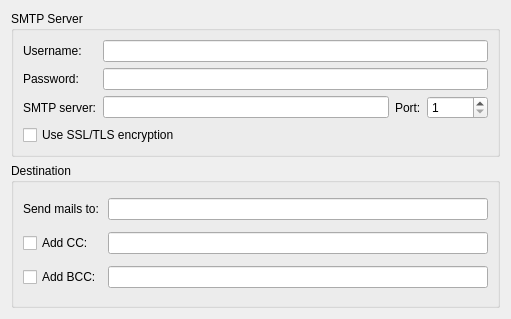
<ui version="4.0" >
 <class>EMailConfigWidget</class>
 <widget class="QWidget" name="EMailConfigWidget" >
  <property name="geometry" >
   <rect>
    <x>0</x>
    <y>0</y>
    <width>511</width>
    <height>319</height>
   </rect>
  </property>
  <property name="windowTitle" >
   <string>EMail Settings</string>
  </property>
  <layout class="QVBoxLayout" name="verticalLayout" >
   <item>
    <widget class="QGroupBox" name="groupBox" >
     <property name="title" >
      <string>SMTP Server</string>
     </property>
     <layout class="QGridLayout" name="gridLayout" >
      <item row="0" column="0" >
       <widget class="QLabel" name="label" >
        <property name="text" >
         <string>Username:</string>
        </property>
       </widget>
      </item>
      <item row="0" column="1" >
       <widget class="QLineEdit" name="username" />
      </item>
      <item row="1" column="0" >
       <widget class="QLabel" name="label_2" >
        <property name="text" >
         <string>Password:</string>
        </property>
       </widget>
      </item>
      <item row="1" column="1" >
       <widget class="QLineEdit" name="password" >
        <property name="echoMode" >
         <enum>QLineEdit::Password</enum>
        </property>
       </widget>
      </item>
      <item row="2" column="0" >
       <widget class="QLabel" name="label_3" >
        <property name="text" >
         <string>SMTP server:</string>
        </property>
       </widget>
      </item>
      <item row="2" column="1" >
       <layout class="QHBoxLayout" name="horizontalLayout" >
        <item>
         <widget class="QLineEdit" name="server" />
        </item>
        <item>
         <widget class="QLabel" name="label_4" >
          <property name="text" >
           <string>Port:</string>
          </property>
         </widget>
        </item>
        <item>
         <widget class="QSpinBox" name="port" >
          <property name="minimum" >
           <number>1</number>
          </property>
          <property name="maximum" >
           <number>65535</number>
          </property>
         </widget>
        </item>
       </layout>
      </item>
      <item row="3" column="0" colspan="2" >
       <widget class="QCheckBox" name="tls" >
        <property name="text" >
         <string>Use SSL/TLS encryption</string>
        </property>
       </widget>
      </item>
     </layout>
    </widget>
   </item>
   <item>
    <widget class="QGroupBox" name="groupBox_2" >
     <property name="title" >
      <string>Destination</string>
     </property>
     <layout class="QGridLayout" name="gridLayout_2" >
      <item row="0" column="0" >
       <widget class="QLabel" name="label_5" >
        <property name="text" >
         <string>Send mails to:</string>
        </property>
       </widget>
      </item>
      <item row="0" column="1" >
       <widget class="QLineEdit" name="to" />
      </item>
      <item row="1" column="0" >
       <widget class="QCheckBox" name="add_cc" >
        <property name="text" >
         <string>Add CC:</string>
        </property>
       </widget>
      </item>
      <item row="1" column="1" >
       <widget class="QLineEdit" name="cc" />
      </item>
      <item row="2" column="0" >
       <widget class="QCheckBox" name="add_bcc" >
        <property name="text" >
         <string>Add BCC:</string>
        </property>
       </widget>
      </item>
      <item row="2" column="1" >
       <widget class="QLineEdit" name="bcc" />
      </item>
     </layout>
    </widget>
   </item>
  </layout>
 </widget>
 <resources/>
 <connections>
  <connection>
   <sender>add_cc</sender>
   <signal>toggled(bool)</signal>
   <receiver>cc</receiver>
   <slot>setEnabled(bool)</slot>
   <hints>
    <hint type="sourcelabel" >
     <x>45</x>
     <y>220</y>
    </hint>
    <hint type="destinationlabel" >
     <x>187</x>
     <y>219</y>
    </hint>
   </hints>
  </connection>
  <connection>
   <sender>add_bcc</sender>
   <signal>toggled(bool)</signal>
   <receiver>bcc</receiver>
   <slot>setEnabled(bool)</slot>
   <hints>
    <hint type="sourcelabel" >
     <x>93</x>
     <y>253</y>
    </hint>
    <hint type="destinationlabel" >
     <x>152</x>
     <y>258</y>
    </hint>
   </hints>
  </connection>
 </connections>
</ui>
